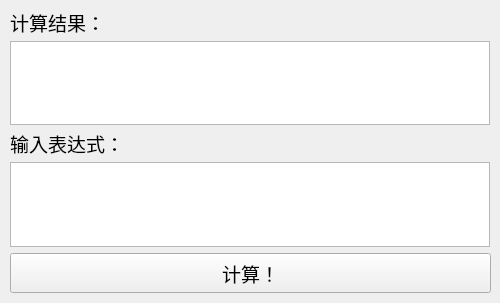
<?xml version="1.0" encoding="UTF-8"?>
<ui version="4.0">
 <class>Form</class>
 <widget class="QWidget" name="Form">
  <property name="geometry">
   <rect>
    <x>0</x>
    <y>0</y>
    <width>500</width>
    <height>303</height>
   </rect>
  </property>
  <property name="windowTitle">
   <string>表达式计算器</string>
  </property>
  <widget class="QPushButton" name="btn">
   <property name="geometry">
    <rect>
     <x>10</x>
     <y>253</y>
     <width>481</width>
     <height>40</height>
    </rect>
   </property>
   <property name="minimumSize">
    <size>
     <width>0</width>
     <height>40</height>
    </size>
   </property>
   <property name="font">
    <font>
     <family>微软雅黑</family>
     <pointsize>14</pointsize>
    </font>
   </property>
   <property name="text">
    <string>计算！</string>
   </property>
  </widget>
  <widget class="QPlainTextEdit" name="txt">
   <property name="geometry">
    <rect>
     <x>10</x>
     <y>162</y>
     <width>480</width>
     <height>85</height>
    </rect>
   </property>
  </widget>
  <widget class="QPlainTextEdit" name="txtout">
   <property name="geometry">
    <rect>
     <x>10</x>
     <y>41</y>
     <width>480</width>
     <height>84</height>
    </rect>
   </property>
  </widget>
  <widget class="QLabel" name="label">
   <property name="geometry">
    <rect>
     <x>10</x>
     <y>131</y>
     <width>114</width>
     <height>25</height>
    </rect>
   </property>
   <property name="font">
    <font>
     <family>微软雅黑</family>
     <pointsize>14</pointsize>
    </font>
   </property>
   <property name="text">
    <string>输入表达式：</string>
   </property>
  </widget>
  <widget class="QLabel" name="label_2">
   <property name="geometry">
    <rect>
     <x>10</x>
     <y>10</y>
     <width>95</width>
     <height>25</height>
    </rect>
   </property>
   <property name="font">
    <font>
     <family>微软雅黑</family>
     <pointsize>14</pointsize>
    </font>
   </property>
   <property name="text">
    <string>计算结果：</string>
   </property>
  </widget>
 </widget>
 <resources/>
 <connections>
  <connection>
   <sender>btn</sender>
   <signal>clicked()</signal>
   <receiver>Form</receiver>
   <slot>calc()</slot>
   <hints>
    <hint type="sourcelabel">
     <x>142</x>
     <y>277</y>
    </hint>
    <hint type="destinationlabel">
     <x>202</x>
     <y>298</y>
    </hint>
   </hints>
  </connection>
 </connections>
 <slots>
  <slot>calc()</slot>
 </slots>
</ui>
